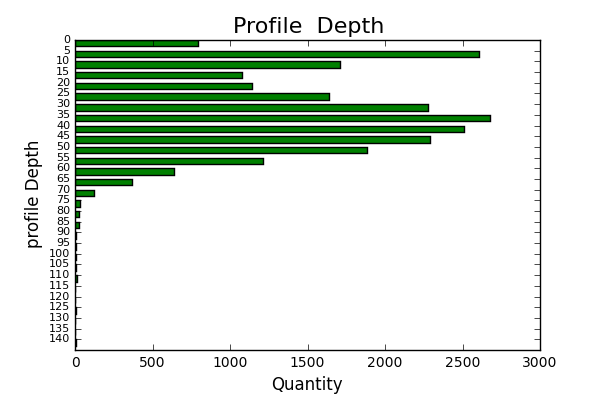

Python code for this plot:
# -*- coding: utf-8 -*-
"""
Created on Tue Nov 29 10:27:13 2016
calculate the profile depth 
@author: yifan
"""
import numpy as np
import matplotlib.pyplot as plt
import pandas as pd        
obsData = pd.read_csv('ctd_good.csv') 
depth = obsData['MAX_DBAR'][:] # get deepest data file depth
obsID = obsData['PTT'][:]           # Get ID of turtle.

index1 = depth[depth>200].index
id = obsID[index1]
print 'ID of observations that depth>200:', id.drop_duplicates().values#find turle depth more than 200m 

depth.sort()
y=depth.unique()
x=depth.value_counts()
x=x.sort_index()

ynew,xnew=[],[]
for i in range(29):
    sum=0
    for j in range(len(y)):
        if y[j]>i*5 and y[j]<i*5+5:
            sum+=x[y[j]]
    xnew.append(sum)
    ynew.append(i*5)

fig = plt.figure()            
plt.barh(ynew, xnew,height=3,color='green')
plt.ylim(145,0)
plt.ylabel('profile Depth', fontsize=12)
plt.xlabel('Quantity', fontsize=12)
plt.xticks(fontsize=10)
plt.yticks(np.arange(0,145,5),fontsize=8)
plt.title('Profile  Depth ', fontsize=16)
plt.savefig('profile_depth(all data).png', dpi=100)
plt.show()